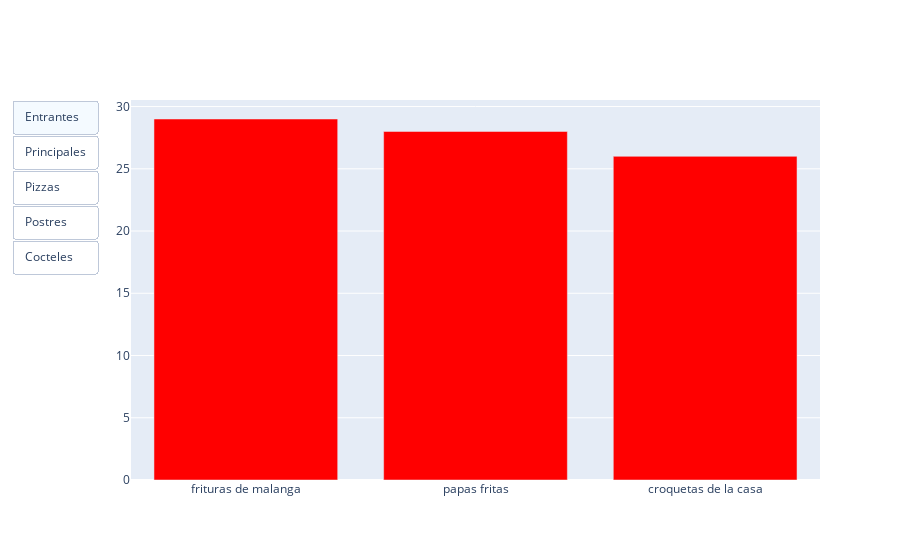

Notebook code for this chart:
### Markdown cell above
Ay!!, mijo lo unico que te va a pedir tu madre es que por favor no me pongas a preparar moderneses tu sabes que mi cocina es a la antigua y compra sazones naturales que para ti no es novedad el odio que le tengo a cocinar con polvitos de esos.
Alejandro: Tranquila vieja aqui se cocina lo que tu digas y tu sabes que no hay cosa que nos guste mas a nosotros que los platillos mas comunes, aqui no somos de cabiar, ni de salmon, hasta el restaurante mas glamuroso de La Habana tiene que tener en su menu una oferta de ropa vieja y unas buenas croquetas.

### Code cell
#Grafico de barras que muestra cuales son los 3 (entrantes,principales,pizzas,postres,cocteles) mas comunes en los menu :)

entrantes_nombres = []
entrantes_comunes = []

for index, row in data.iterrows():
    menu = row["menu"]
    if isinstance(menu, dict) and "starters" in menu:  
        for starter in menu["starters"]:
            nombre = starter.get("item_name")
            if nombre is not None: 
                nombre_igualado =bp.i_nombre(nombre)
                entrantes_nombres.append(nombre_igualado)
counter = Counter(entrantes_nombres)
tres_mas_comunes = counter.most_common(3)
for nombre, frecuencia in tres_mas_comunes:
    entrantes_comunes.append((nombre, frecuencia))
    

principales_nombres = []
principales_comunes = []

for index, row in data.iterrows():
    menu = row["menu"]
    if isinstance(menu, dict) and "mains" in menu:  
        for starter in menu["mains"]:
            nombre = starter.get("item_name")
            if nombre is not None: 
                nombre_igualado = bp.i_nombre(nombre)
                principales_nombres.append(nombre_igualado)
counter = Counter(principales_nombres)
tres_mas_comunes = counter.most_common(3)
for nombre, frecuencia in tres_mas_comunes:
    principales_comunes.append((nombre, frecuencia))

pizza_nombres = []
pizza_comunes = []

for index, row in data.iterrows():
    menu = row["menu"]
    if isinstance(menu, dict) and "pizza" in menu:  
        for starter in menu["pizza"]:
            nombre = starter.get("item_name")
            if nombre is not None: 
                nombre_igualado = bp.i_nombre(nombre)
                pizza_nombres.append(nombre_igualado)
counter = Counter(pizza_nombres)
tres_mas_comunes = counter.most_common(3)
for nombre, frecuencia in tres_mas_comunes:
    pizza_comunes.append((nombre, frecuencia))

postres_nombres = []
postres_comunes = []

for index, row in data.iterrows():
    menu = row["menu"]
    if isinstance(menu, dict) and "desserts" in menu:  
        for starter in menu["desserts"]:
            nombre = starter.get("item_name")
            if nombre is not None: 
                nombre_igualado = bp.i_nombre(nombre)
                postres_nombres.append(nombre_igualado)
counter = Counter(postres_nombres)
tres_mas_comunes = counter.most_common(3)
for nombre, frecuencia in tres_mas_comunes:
    postres_comunes.append((nombre, frecuencia))


cocteles_nombres = []
cocteles_comunes = []
for index, row in data.iterrows():
    menu = row["menu"]
    if isinstance(menu, dict) and "cocktails" in menu:  
        for cocktail in menu["cocktails"]:
            nombre = cocktail.get("item_name")
            if nombre is not None: 
                nombre_igualado = bp.i_nombre(nombre)
                cocteles_nombres.append(nombre_igualado)
counter = Counter(cocteles_nombres)
tres_mas_comunes = counter.most_common(3)
for nombre, frecuencia in tres_mas_comunes:
    cocteles_comunes.append((nombre, frecuencia))

starters = entrantes_comunes
mains = principales_comunes
pizzas = pizza_comunes
desserts = postres_comunes
cocktails = cocteles_comunes

grafico_starters = bp.c_grafico(starters, "Entrantes", "red")
grafico_mains = bp.c_grafico(mains, "Principales", "blue")
grafico_pizzas = bp.c_grafico(pizzas, "Pizzas","green")
grafico_desserts = bp.c_grafico(desserts, "Postres", "orange")
grafico_cocktails = bp.c_grafico(cocktails, "Cocteles", "purple")


fig = go.Figure()


fig.add_traces([grafico_starters, grafico_mains, grafico_pizzas, grafico_desserts, grafico_cocktails])

fig.update_traces(visible=False)
fig.data[0].visible = True  


buttons = [
    dict(label="Entrantes", method="update", args=[{"visible": [True, False, False, False, False]}, {"title": "Entrantes mas comunes"}]),
    dict(label="Principales", method="update", args=[{"visible": [False, True, False, False, False]}, {"title": "Principales mas comunes"}]),
    dict(label="Pizzas", method="update", args=[{"visible": [False, False, True, False, False]}, {"title": "Pizzas mas comunes"}]),
    dict(label="Postres", method="update", args=[{"visible": [False, False, False, True, False]}, {"title": "Postres mas comunes"}]),
    dict(label="Cocteles", method="update", args=[{"visible": [False, False, False, False, True]}, {"title": "Cocteles mas comunes"}]),]
   
fig.update_layout(
    updatemenus=[
        dict(
            type="buttons",
            showactive=True,
            buttons=buttons,
        )
    ]
)


pio.show(fig)

### Figure 1 — Plotly figure (JSON) as saved in the notebook; plotly's stock layout.template omitted (floating-point values rounded to 4 significant figures)
{"data": [{"marker": {"color": "red"}, "name": "Entrantes", "type": "bar", "visible": true, "x": ["frituras de malanga", "papas fritas", "croquetas de la casa"], "y": [29, 28, 26]}, {"marker": {"color": "blue"}, "name": "Principales", "type": "bar", "visible": false, "x": ["ropa vieja", "bistec de cerdo", "fricase de cerdo"], "y": [31, 17, 17]}, {"marker": {"color": "green"}, "name": "Pizzas", "type": "bar", "visible": false, "x": ["pizza napolitana", "pizza hawaiana", "pizza de jamon"], "y": [20, 19, 15]}, {"marker": {"color": "orange"}, "name": "Postres", "type": "bar", "visible": false, "x": ["flan", "copa de helado", "copa lolita"], "y": [16, 13, 12]}, {"marker": {"color": "purple"}, "name": "Cocteles", "type": "bar", "visible": false, "x": ["cuba libre", "mojito", "caipiroska"], "y": [54, 51, 50]}], "layout": {"updatemenus": [{"buttons": [{"args": [{"visible": [true, false, false, false, false]}, {"title": "Entrantes mas comunes"}], "label": "Entrantes", "method": "update"}, {"args": [{"visible": [false, true, false, false, false]}, {"title": "Principales mas comunes"}], "label": "Principales", "method": "update"}, {"args": [{"visible": [false, false, true, false, false]}, {"title": "Pizzas mas comunes"}], "label": "Pizzas", "method": "update"}, {"args": [{"visible": [false, false, false, true, false]}, {"title": "Postres mas comunes"}], "label": "Postres", "method": "update"}, {"args": [{"visible": [false, false, false, false, true]}, {"title": "Cocteles mas comunes"}], "label": "Cocteles", "method": "update"}], "showactive": true, "type": "buttons"}]}}
